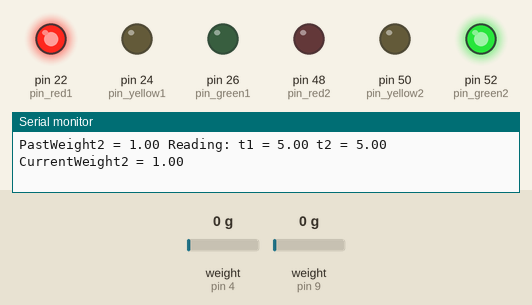
The sketch below on a simulated Arduino Mega 2560, built with avr-gcc and run on an emulated ATmega2560. Shown: output pins drawn as LEDs (lit = HIGH), the last lines printed to the serial monitor. The inputs (shaded band) are chosen by the test bench; at power-on: weight on the scale (sensors on pin 9, pin 4) 0 g.

Above: at 20.4 s.
20.5 s: weight on the scale (sensor on pin 9) set to 141 g
At 25.7 s:
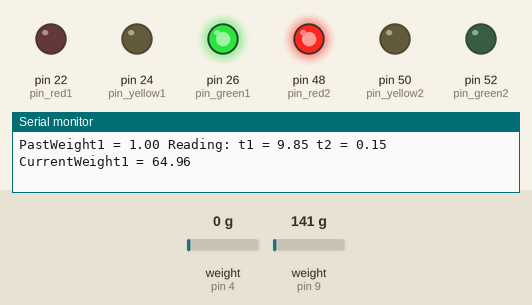
29.6 s: weight on the scale (sensor on pin 9) set to 165 g
At 34.1 s:
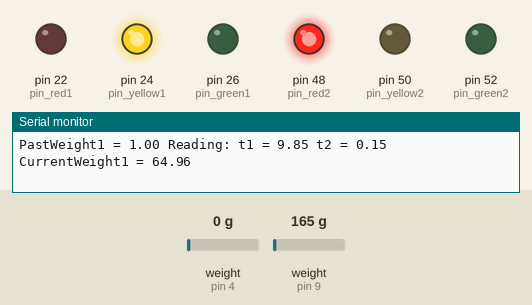
41.0 s: weight on the scale (sensor on pin 4) set to 1250 g
At 53.1 s:
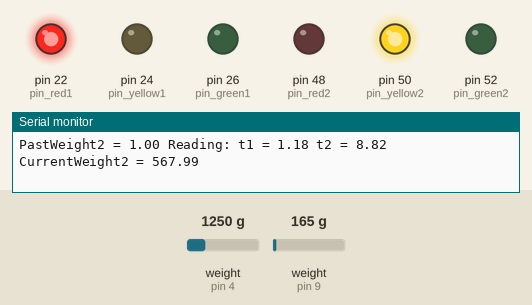
Timing chart, 0 to 56.0 s (numbered marks = the images above; inputs shaded):
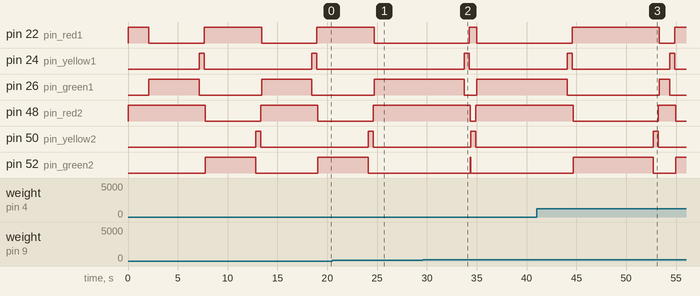

The sketch:

semaforizare.ino
```cpp
#include <HX711.h>

const int LOADCELL_DOUT_PIN1 = 9;
const int LOADCELL_SCK_PIN1 = 8;

const int LOADCELL_DOUT_PIN2 = 4;
const int LOADCELL_SCK_PIN2 = 5;

const int pin_red1 = 22;
const int pin_green1 = 26;
const int pin_yellow1 = 24;


const int pin_red2 = 48;
const int pin_green2 = 52;
const int pin_yellow2 = 50;

float weight1 = 1;
float weight2 = 1;

HX711 scale1;
HX711 scale2;

float calibration_factor1 = -867150;
float calibration_factor2 = -485620;


void setup() {
  Serial.begin(9600);

  pinMode(pin_red1, OUTPUT);
  pinMode(pin_green1, OUTPUT);
  pinMode(pin_yellow1, OUTPUT);

  pinMode(pin_red2, OUTPUT);
  pinMode(pin_green2, OUTPUT);
  pinMode(pin_yellow2, OUTPUT);


  digitalWrite(pin_red1, HIGH);
  digitalWrite(pin_green1, LOW);
  digitalWrite(pin_yellow1, LOW);


  digitalWrite(pin_red2, HIGH);
  digitalWrite(pin_green2, LOW);
  digitalWrite(pin_yellow2, LOW);


  scale1.begin(LOADCELL_DOUT_PIN1, LOADCELL_SCK_PIN1);
  scale2.begin(LOADCELL_DOUT_PIN2, LOADCELL_SCK_PIN2);

  scale1.set_scale();
  scale2.set_scale();

  scale1.tare(); //Reset the scale to 0
  scale2.tare(); //Reset the scale to 0
}

void loop() {

  scale1.set_scale(calibration_factor1);
  scale2.set_scale(calibration_factor2);


  int t = 10;

  //ciclu semafor 1
  Serial.print("PastWeight1 = ");
  Serial.print(weight1);

  weight1 = scale1.get_units() * 453.59237 + 1;
  float t1 = (weight1/(weight1 + weight2)) * t;
  float t2 = (weight2/(weight1 + weight2)) * t;

  Serial.print(" Reading: t1 = ");
  Serial.print(t1);
  Serial.print(" t2 = ");
  Serial.print(t2);
  Serial.print(" CurrentWeight1 = ");
  Serial.print(weight1);
  Serial.println();

  digitalWrite(pin_red1, LOW);
  digitalWrite(pin_green1, HIGH);

  delay(((int)t1 * 1000) + 50);


  digitalWrite(pin_green1, LOW);
  digitalWrite(pin_yellow1, HIGH);

  delay(500);

  digitalWrite(pin_yellow1, LOW);
  digitalWrite(pin_red1, HIGH);


  //ciclu semafor 2

  Serial.print("PastWeight2 = ");
  Serial.print(weight2);

  weight2 = scale2.get_units() * 453.59237 + 1;

  t1 = (weight1/(weight1 + weight2)) * t;
  t2 = (weight2/(weight1 + weight2)) * t;

  Serial.print(" Reading: t1 = ");
  Serial.print(t1);
  Serial.print(" t2 = ");
  Serial.print(t2);
  Serial.print(" CurrentWeight2 = ");
  Serial.print(weight2);
  Serial.println();

  digitalWrite(pin_red2, LOW);
  digitalWrite(pin_green2, HIGH);


  delay(((int)t2 * 1000) + 50);

  digitalWrite(pin_green2, LOW);
  digitalWrite(pin_yellow2, HIGH);

  delay(500);

  digitalWrite(pin_yellow2, LOW);
  digitalWrite(pin_red2, HIGH);

}
```

Measured:
- the behaviour switches between 151 and 152 g on weight on the scale (sensor on pin 9) (found by bisection; images 1 and 2)
- by itself, pin 22 (pin_red1): alternates HIGH for 5.8 s and LOW for 5.6 s
- by itself, pin 24 (pin_yellow1): alternates HIGH for 0.50 s and LOW for 10.8 s
- by itself, pin 26 (pin_green1): alternates HIGH for 5.1 s and LOW for 6.3 s
